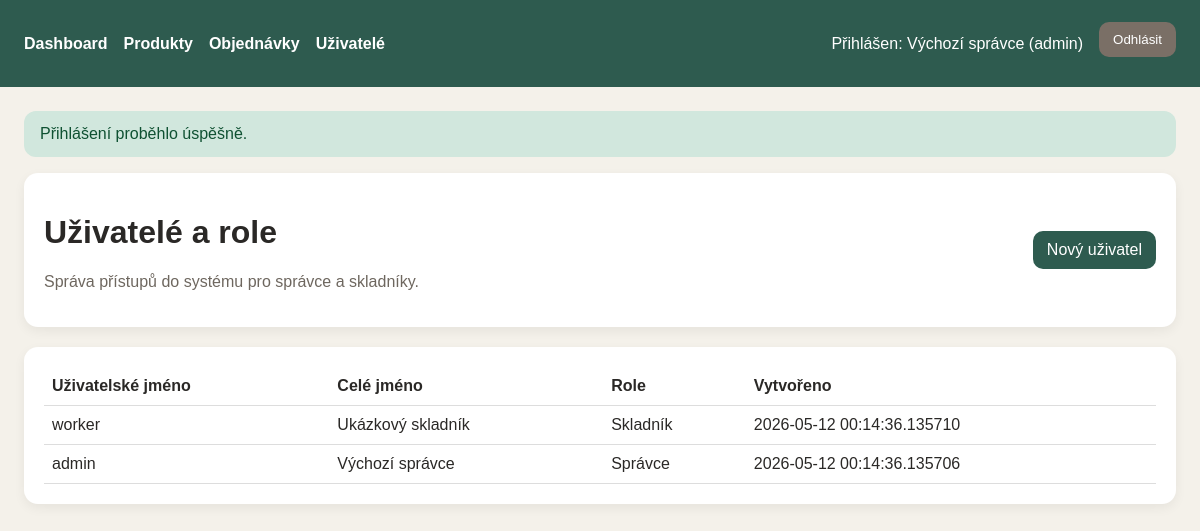
The app's page /users (signed in) with its own data.
### tables this page shows
CREATE TABLE users (
	id INTEGER NOT NULL, 
	username VARCHAR(100) NOT NULL, 
	password_hash VARCHAR(255) NOT NULL, 
	full_name VARCHAR(150) NOT NULL, 
	role VARCHAR(20) NOT NULL, 
	created_at DATETIME NOT NULL, 
	PRIMARY KEY (id)
);

### src/Core/Controller.php (called while the page is built, shortened)
<?php
abstract class Controller
{
    protected AuthService $authService;
    public function __construct(
        protected Database $database,
        protected array $config
    ) {
        $this->authService = new AuthService($database);
    }
    protected function render(string $view, array $data = []): void
    {
        extract($data);
        $currentUser = $this->authService->currentUser();
        require dirname(__DIR__) . '/Views/' . $view . '.php';
    }
    protected function requireAdmin(): void
    {
        if (!$this->authService->hasRole('admin')) {
            http_response_code(403);
            echo '403 - Přístup pouze pro správce.';
            exit;
        }
    }
    protected function getFlash(): ?array
    {
        $flash = $_SESSION['flash'] ?? null;
        return $flash;
    }
}

### src/Controllers/UserController.php (called while the page is built, shortened)
<?php
class UserController extends Controller
{
    public function index(): void
    {
        $this->requireAdmin();
        $this->render('users/index', [
            'flash' => $this->getFlash(),
            'users' => $this->userRepository->all(),
            'roles' => $this->config['roles'],
        ]);
    }
}

### src/Core/Router.php (called while the page is built, shortened)
<?php
class Router
{
    private array $routes = [
        'GET' => [],
        'POST' => [],
    ];
    public function get(string $path, callable $handler): void
    {
        $this->routes['GET'][$path] = $handler;
    }
    public function post(string $path, callable $handler): void
    {
        $this->routes['POST'][$path] = $handler;
    }
    public function dispatch(string $method, string $uri): void
    {
        $path = parse_url($uri, PHP_URL_PATH) ?: '/';
        $handler = $this->routes[$method][$path] ?? null;
        call_user_func($handler);
    }
}

### public/index.php (called while the page is built, shortened)
<?php
$config = require dirname(__DIR__) . '/config/config.php';
$database = new Database($config['database']);
$database->migrate();
$database->seedDefaultData();
$router = new Router();
$authController = new AuthController($database, $config);
$dashboardController = new DashboardController($database, $config);
$productController = new ProductController($database, $config);
$orderController = new OrderController($database, $config);
$userController = new UserController($database, $config);
$apiController = new ApiController($database, $config);
$router->get('/', [$dashboardController, 'index']);
$router->get('/login', [$authController, 'showLogin']);
$router->post('/login', [$authController, 'login']);
$router->post('/logout', [$authController, 'logout']);
$router->get('/products', [$productController, 'index']);
$router->get('/products/create', [$productController, 'create']);
$router->post('/products/store', [$productController, 'store']);
$router->get('/products/edit', [$productController, 'edit']);
$router->post('/products/update', [$productController, 'update']);
$router->post('/products/delete', [$productController, 'delete']);
$router->get('/orders', [$orderController, 'index']);
$router->get('/orders/create', [$orderController, 'create']);
$router->post('/orders/store', [$orderController, 'store']);
$router->get('/orders/edit', [$orderController, 'edit']);
$router->post('/orders/update-status', [$orderController, 'updateStatus']);
$router->get('/users', [$userController, 'index']);
$router->get('/users/create', [$userController, 'create']);
$router->post('/users/store', [$userController, 'store']);
$router->get('/api/products', [$apiController, 'products']);
$router->get('/api/orders', [$apiController, 'orders']);
$router->get('/api/stock-alerts', [$apiController, 'stockAlerts']);
$router->dispatch($_SERVER['REQUEST_METHOD'] ?? 'GET', $_SERVER['REQUEST_URI'] ?? '/');

### src/Services/AuthService.php (called while the page is built, shortened)
<?php
class AuthService
{
    private UserRepository $userRepository;
    public function __construct(Database $database)
    {
        $this->userRepository = new UserRepository($database);
    }
    public function currentUser(): ?array
    {
        $userId = $_SESSION['user_id'] ?? null;
        $user = $this->userRepository->findById((int) $userId);
        return $user ?: null;
    }
    public function hasRole(string $role): bool
    {
        $user = $this->currentUser();
        return $user !== null && $user['role'] === $role;
    }
}

### src/Core/Database.php (called while the page is built, shortened)
<?php
class Database
{
    private PDO $connection;
    public function getConnection(): PDO
    {
        return $this->connection;
    }
    public function migrate(): void
    {
        $schema = <<<SQL
        CREATE TABLE IF NOT EXISTS users (
            id INTEGER PRIMARY KEY AUTOINCREMENT,
            username TEXT NOT NULL UNIQUE,
            password_hash TEXT NOT NULL,
            full_name TEXT NOT NULL,
            role TEXT NOT NULL,
            created_at TEXT NOT NULL
        );
        CREATE TABLE IF NOT EXISTS products (
            id INTEGER PRIMARY KEY AUTOINCREMENT,
            name TEXT NOT NULL,
            category TEXT NOT NULL,
            sku TEXT NOT NULL UNIQUE,
            description TEXT NOT NULL,
            price REAL NOT NULL,
            quantity_in_stock INTEGER NOT NULL,
            low_stock_threshold INTEGER NOT NULL,
            created_at TEXT NOT NULL,
            updated_at TEXT NOT NULL
        );
        CREATE TABLE IF NOT EXISTS orders (
            id INTEGER PRIMARY KEY AUTOINCREMENT,
            order_number TEXT NOT NULL UNIQUE,
            customer_name TEXT NOT NULL,
            note TEXT NOT NULL,
            status TEXT NOT NULL,
            total_price REAL NOT NULL,
            created_by_user_id INTEGER NOT NULL,
            created_at TEXT NOT NULL,
            updated_at TEXT NOT NULL,
            FOREIGN KEY (created_by_user_id) REFERENCES users(id)
        );
        CREATE TABLE IF NOT EXISTS order_items (
            id INTEGER PRIMARY KEY AUTOINCREMENT,
            order_id INTEGER NOT NULL,
            product_id INTEGER NOT NULL,
            quantity INTEGER NOT NULL,
            unit_price REAL NOT NULL,
            FOREIGN KEY (order_id) REFERENCES orders(id) ON DELETE CASCADE,
            FOREIGN KEY (product_id) REFERENCES products(id)
        );
        SQL;
        $this->connection->exec($schema);
    }
    private function initializeConnection(): void
    {
        $databasePath = $this->configuration['database'];
        try {
            $this->connection = new PDO('sqlite:' . $databasePath);
        } catch (PDOException $exception) {
            throw new RuntimeException(
                'Failed to connect to the SQLite database at "' . $databasePath . '".',
                0,
                $exception
            );
        }
        $this->connection->setAttribute(PDO::ATTR_ERRMODE, PDO::ERRMODE_EXCEPTION);
        $this->connection->setAttribute(PDO::ATTR_DEFAULT_FETCH_MODE, PDO::FETCH_ASSOC);
        $this->connection->exec('PRAGMA foreign_keys = ON');
    }
}

### src/Repositories/UserRepository.php (called while the page is built, shortened)
<?php
class UserRepository
{
    public function findById(int $id): array|false
    {
        $statement = $this->database->getConnection()->prepare(
            'SELECT * FROM users WHERE id = :id LIMIT 1'
        );
        $statement->execute(['id' => $id]);
        return $statement->fetch();
    }
    public function all(): array
    {
        return $this->database->getConnection()
            ->query('SELECT * FROM users ORDER BY created_at DESC')
            ->fetchAll();
    }
}

### src/Views/users/index.php (the view)
<?php require dirname(__DIR__) . '/layout/header.php'; ?>
<div class="card">
    <div class="actions" style="justify-content: space-between; align-items: center;">
        <div>
            <h1>Uživatelé a role</h1>
            <p class="muted">Správa přístupů do systému pro správce a skladníky.</p>
        </div>
        <a href="/users/create" class="button-link">Nový uživatel</a>
    </div>
</div>
<div class="card">
    <table>
        <thead>
        <tr>
            <th>Uživatelské jméno</th>
            <th>Celé jméno</th>
            <th>Role</th>
            <th>Vytvořeno</th>
        </tr>
        </thead>
        <tbody>
        <?php foreach ($users as $user): ?>
            <tr>
                <td><?= htmlspecialchars((string) $user['username']) ?></td>
                <td><?= htmlspecialchars((string) $user['full_name']) ?></td>
                <td><?= htmlspecialchars((string) ($roles[$user['role']] ?? $user['role'])) ?></td>
                <td><?= htmlspecialchars((string) $user['created_at']) ?></td>
            </tr>
        <?php endforeach; ?>
        </tbody>
    </table>
</div>
<?php require dirname(__DIR__) . '/layout/footer.php'; ?>

### src/Views/layout/header.php (shortened to what this page needs)
<!DOCTYPE html>
<html lang="cs">
<head>
</head>
<body>
<?php if ($currentUser !== null): ?>
    <div class="topbar">
        <div class="nav-links">
            <a href="/">Dashboard</a>
            <a href="/products">Produkty</a>
            <a href="/orders">Objednávky</a>
            <?php if ($currentUser['role'] === 'admin'): ?>
                <a href="/users">Uživatelé</a>
            <?php endif; ?>
        </div>
        <div class="nav-links">
            <span style="margin-right: 16px;">
                Přihlášen: <?= htmlspecialchars((string) $currentUser['full_name']) ?>
                (<?= htmlspecialchars((string) $currentUser['role']) ?>)
            </span>
            <form method="post" action="/logout" class="inline-form">
                <button type="submit" class="button-secondary">Odhlásit</button>
            </form>
        </div>
    </div>
<?php endif; ?>
<div class="container">
<?php if (!empty($flash)): ?>
    <div class="alert alert-<?= htmlspecialchars((string) $flash['type']) ?>">
        <?= htmlspecialchars((string) $flash['message']) ?>
    </div>
<?php endif; ?>

### src/Views/layout/header.php (style rules this page uses)
body { font-family: Arial, sans-serif; background: #f4f1ea; color: #2a2826; margin: 0; }
.topbar { background: #2e5b4f; color: #fff; padding: 16px 24px; display: flex; justify-content: space-between; align-items: center; }
.topbar a { color: #fff; text-decoration: none; margin-right: 16px; font-weight: bold; }
.container { max-width: 1160px; margin: 0 auto; padding: 24px; }
.card { background: #fff; border-radius: 14px; padding: 20px; margin-bottom: 20px; box-shadow: 0 4px 12px rgba(0,0,0,0.06); }
table { width: 100%; border-collapse: collapse; }
th, td { border-bottom: 1px solid #ddd; padding: 10px 8px; text-align: left; vertical-align: top; }
.alert { padding: 14px 16px; border-radius: 12px; margin-bottom: 16px; }
.alert-success { background: #d1e7dd; color: #0f5132; }
.actions { display: flex; gap: 8px; flex-wrap: wrap; }
input, select, textarea, button { width: 100%; padding: 10px 12px; border-radius: 10px; border: 1px solid #c8c5c0; box-sizing: border-box; margin-top: 6px; margin-bottom: 14px; }
button, .button-link { background: #2e5b4f; color: white; border: none; cursor: pointer; text-decoration: none; display: inline-block; text-align: center; padding: 10px 14px; border-radius: 10px; width: auto; }
.button-secondary { background: #7a6f66; }
.nav-links { display: flex; align-items: center; flex-wrap: wrap; }
.inline-form { display: inline; }
.muted { color: #6e675f; }

### records on screen
users: full_name "Výchozí správce", role "admin", username "admin", role "Správce", created_at "2026-05-12 00:14:36.135706"
users: username "worker", full_name "Ukázkový skladník", role "Skladník", created_at "2026-05-12 00:14:36.135710"

### other values on screen
$flash['message'] "Přihlášení proběhlo úspěšně."
